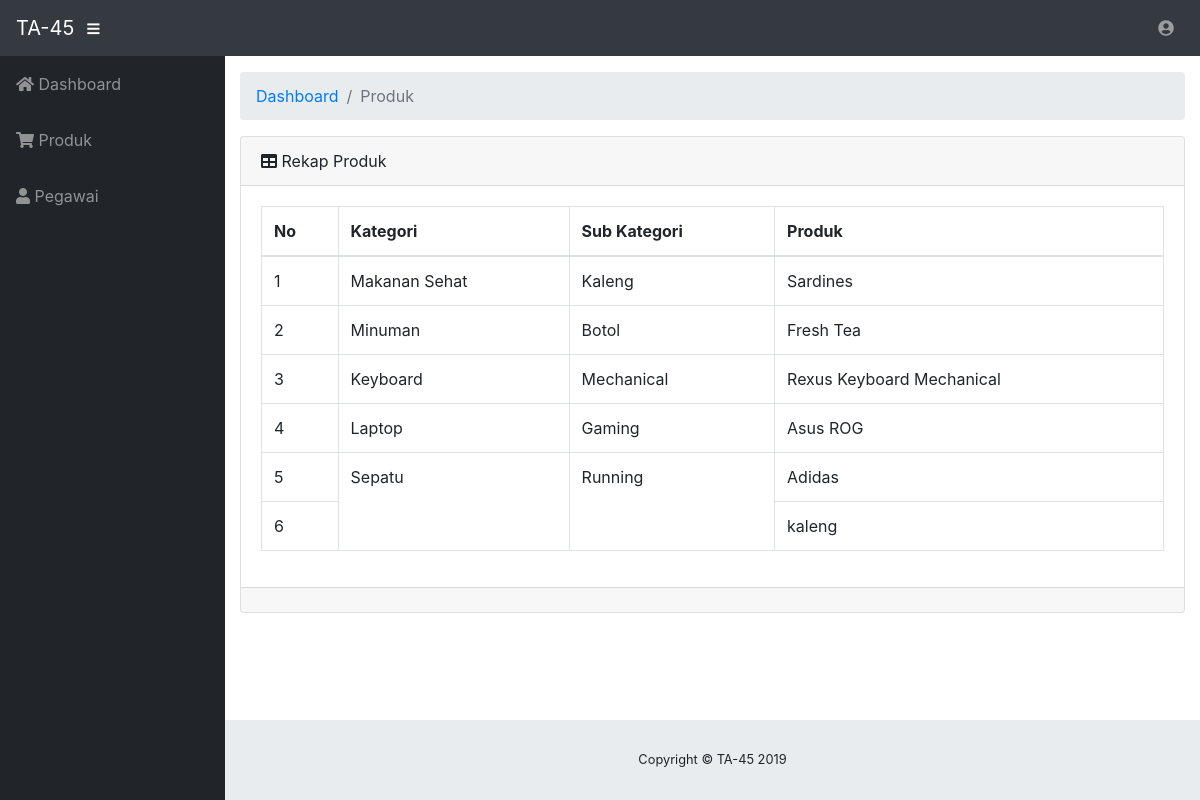
The app's page /index.php/admin/rekap_produk with its own data.
### tables this page shows
CREATE TABLE `produk` (
  `id_produk` int(11) NOT NULL,
  `nama` varchar(50) NOT NULL,
  `deskripsi` text NOT NULL,
  `id_kategori` int(11) NOT NULL,
  `id_sub_kategori` int(11) NOT NULL,
  `file_gambar` varchar(200) NOT NULL,
  `last_update` datetime NOT NULL,
  `id_pegawai` int(11) NOT NULL
);

CREATE TABLE `kategori` (
  `id_kategori` int(11) NOT NULL,
  `nama` varchar(50) NOT NULL
);

CREATE TABLE `sub_kategori` (
  `id_sub_kategori` int(11) NOT NULL,
  `nama` varchar(50) NOT NULL
);

### application/controllers/Admin.php (called while the page is built, shortened)
<?php
class Admin extends CI_Controller{
    public function rekap_produk(){
        $data["title"] = "Rekap Produk";
        $data["kategori"] = $this->Kategori_model->tampilkanSemuaKategori();
        $data["sub_kategori"] = $this->Sub_kategori_model->tampilkanSemuaSubKategori();
        $data["result"] = $this->Produk_model->rekapProduk();
        $this->load->view("admin/header", $data);
        $this->load->view("admin/rekap_produk", $data);
        $this->load->view("admin/footer", $data);
    }
}
?>

### index.php (called while the page is built, shortened)
<?php
require_once BASEPATH.'core/CodeIgniter.php';

### application/models/Produk_model.php (called while the page is built, shortened)
<?php
class Produk_model extends CI_Model{
    public function rekapProduk(){
        $this->db->select("produk.*, kategori.nama as nama_kategori,
        sub_kategori.nama as nama_sub_kategori, pegawai.nama_lengkap");
        $this->db->from("produk");
        $this->db->join("kategori", "produk.id_kategori=kategori.id_kategori");
        $this->db->join("sub_kategori", "produk.id_sub_kategori=sub_kategori.id_sub_kategori");
        $this->db->join("pegawai", "produk.id_pegawai=pegawai.id_pegawai");
        $this->db->order_by("produk.id_kategori, produk.id_sub_kategori", "ASC");
        $produk = $this->db->get();
        $array = array();
        foreach($produk->result() as $row){
            $this->db->select("count(id_kategori) as count");
            $this->db->from("produk");
            $this->db->where("id_kategori='{$row->id_kategori}'");
            $sum_kategori = $this->db->get()->row()->count;
            $this->db->select("count(id_sub_kategori) as count");
            $this->db->from("produk");
            $this->db->where("id_sub_kategori='{$row->id_sub_kategori}'");
            $sum_sub_kategori = $this->db->get()->row()->count;
            $array[] = array(
                "count_kategori" => $sum_kategori,
                "count_sub_kategori" => $sum_sub_kategori,
                "nama_kategori" => $row->nama_kategori,
                "nama_sub_kategori" => $row->nama_sub_kategori,
                "nama" => $row->nama
            );
        }
        return $array;
    }
}

### application/views/admin/rekap_produk.php (the view, shortened to what this page needs)
      <div class="container-fluid">
        <ol class="breadcrumb">
          <li class="breadcrumb-item">
            <a href="<?= base_url("admin/dashboard")?>dashboard">Dashboard</a>
          </li>
          <li class="breadcrumb-item active">Produk</li>
        </ol>
        <div class="card mb-3">
          <div class="card-header"><i class="fas fa-table"></i> Rekap Produk</div>
          <div class="card-body">
            <div class="table-responsive">
              <table class="table table-bordered" id="tabel" width="100%" cellspacing="0">
                <thead>
                  <tr>
                    <th>No</th>
                    <th>Kategori</th>
                    <th>Sub Kategori</th>
                    <th>Produk</th>
                  </tr>
                </thead>
                <tbody id="data">
<?php
$i = 1;
$currentKategori = "";
$currentSubKategori = "";
foreach($result as $row){?>
                  <tr>
                    <td><?= $i?></td>
<?php
  if($currentKategori != $row["nama_kategori"]){
    $currentKategori = $row["nama_kategori"];?>
                    <td rowspan="<?= $row["count_kategori"]?>"><?= $row["nama_kategori"]?></td>
<?php
  }
  if($currentSubKategori != $row["nama_sub_kategori"]){
    $currentSubKategori = $row["nama_sub_kategori"];?>
                    <td rowspan="<?= $row["count_sub_kategori"]?>"><?= $row["nama_sub_kategori"]?></td>
<?php
  }?>
                    <td><?= $row["nama"]?></td>
                  </tr>
<?php
$i++;
} ?>
                </tbody>
              </table>
            </div>
          </div>
          <div class="card-footer small text-muted"></div>
        </div>
      </div>

### application/views/admin/header.php (shortened to what this page needs)
<!DOCTYPE html>
<html>
<head>
    <link href="<?= base_url() ?>assets/font-awesome/css/all.min.css" rel="stylesheet" type="text/css">
    <link href="<?= base_url() ?>assets/vendor/datatables/dataTables.bootstrap4.css" rel="stylesheet">
    <link href="<?= base_url() ?>assets/css/sb-admin.css" rel="stylesheet">
</head>
<body id="page-top">
    <nav class="navbar navbar-expand navbar-dark bg-dark static-top">
        <a class="navbar-brand mr-1" href="<?= base_url("admin/dashboard")?>">TA-45</a>
        <button class="btn btn-link btn-sm text-white order-1 order-sm-0" id="sidebarToggle" href="#">
            <i class="fas fa-bars"></i>
        </button>
        <ul class="navbar-nav ml-auto mr-md-0">
            <li class="nav-item dropdown no-arrow">
                <a class="nav-link dropdown-toggle" href="#" id="userDropdown" role="button" data-toggle="dropdown" aria-haspopup="true" aria-expanded="false">
                    <i class="fas fa-user-circle fa-fw"></i>
                </a>
            </li>
        </ul>
    </nav>
    <div id="wrapper">
        <ul class="sidebar navbar-nav">
            <li class="nav-item <?php if($title == "Dashboard") echo "active"?>">
                <a class="nav-link" href="<?= base_url() ?>admin/dashboard">
                    <i class="fa fa-home" aria-hidden="true"></i>
                    <span>Dashboard</span>
                </a>
            </li>
            <li class="nav-item <?php if($title == "Produk") echo "active"?>">
                <a class="nav-link" href="<?= base_url() ?>admin/produk">
                    <i class="fa fa-shopping-cart" aria-hidden="true"></i>
                    <span>Produk</span></a>
            </li>
            <li class="nav-item <?php if($title == "Pegawai") echo "active"?>">
                <a class="nav-link" href="<?= base_url("admin/pegawai") ?>">
                    <i class="fa fa-user" aria-hidden="true"></i>
                    <span>Pegawai</span></a>
            </li>
        </ul>
        <div id="content-wrapper">

### application/views/admin/footer.php (shortened to what this page needs)
        <footer class="sticky-footer">
            <div class="container my-auto">
            <div class="copyright text-center my-auto">
                <span>Copyright © TA-45 2019</span>
            </div>
            </div>
        </footer>
        </div>
    </div>
</body>
</html>

### records on screen
produk: id_kategori.nama "Makanan Sehat", id_sub_kategori.nama "Kaleng", nama "Sardines"
produk: id_kategori.nama "Minuman", id_sub_kategori.nama "Botol", nama "Fresh Tea"
produk: id_kategori.nama "Keyboard", id_sub_kategori.nama "Mechanical", nama "Rexus Keyboard Mechanical"
produk: id_kategori.nama "Laptop", id_sub_kategori.nama "Gaming", nama "Asus ROG"
produk: id_kategori.nama "Sepatu", id_sub_kategori.nama "Running", nama "Adidas"
produk: nama "kaleng"
